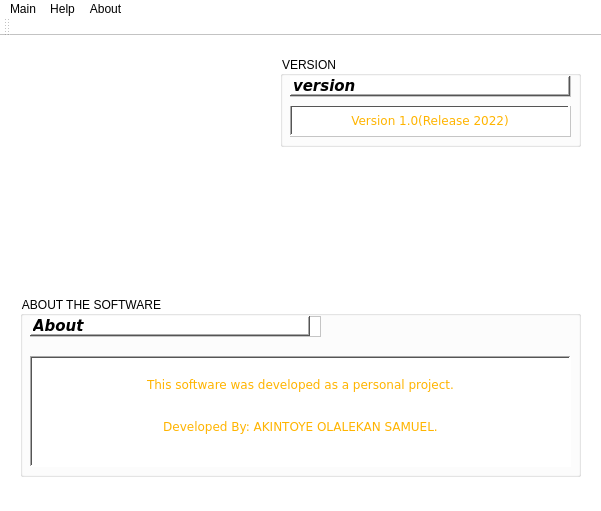
<?xml version="1.0" encoding="UTF-8"?>
<ui version="4.0">
 <class>MainWindow</class>
 <widget class="QMainWindow" name="MainWindow">
  <property name="windowModality">
   <enum>Qt::ApplicationModal</enum>
  </property>
  <property name="geometry">
   <rect>
    <x>0</x>
    <y>0</y>
    <width>601</width>
    <height>511</height>
   </rect>
  </property>
  <property name="sizePolicy">
   <sizepolicy hsizetype="MinimumExpanding" vsizetype="MinimumExpanding">
    <horstretch>0</horstretch>
    <verstretch>0</verstretch>
   </sizepolicy>
  </property>
  <property name="font">
   <font>
    <family>Verdana</family>
    <pointsize>12</pointsize>
   </font>
  </property>
  <property name="windowTitle">
   <string>Sofi 1.0 - About</string>
  </property>
  <property name="windowIcon">
   <iconset>
    <normaloff>:/newPrefix/images/RGU_logo.png</normaloff>:/newPrefix/images/RGU_logo.png</iconset>
  </property>
  <property name="toolTip">
   <string>Main Window</string>
  </property>
  <property name="toolTipDuration">
   <number>1</number>
  </property>
  <property name="styleSheet">
   <string notr="true">background-color: rgb(255, 255, 255);</string>
  </property>
  <property name="locale">
   <locale language="English" country="UnitedKingdom"/>
  </property>
  <property name="toolButtonStyle">
   <enum>Qt::ToolButtonTextOnly</enum>
  </property>
  <widget class="QWidget" name="centralwidget">
   <widget class="QWidget" name="verticalLayoutWidget_3">
    <property name="geometry">
     <rect>
      <x>20</x>
      <y>260</y>
      <width>561</width>
      <height>181</height>
     </rect>
    </property>
    <layout class="QVBoxLayout" name="verticalLayout_3">
     <item>
      <widget class="QGroupBox" name="groupBox_3">
       <property name="styleSheet">
        <string notr="true">border-color: rgb(170, 0, 255);</string>
       </property>
       <property name="title">
        <string>ABOUT THE SOFTWARE</string>
       </property>
       <widget class="QFrame" name="frame_4">
        <property name="geometry">
         <rect>
          <x>10</x>
          <y>20</y>
          <width>291</width>
          <height>21</height>
         </rect>
        </property>
        <property name="frameShape">
         <enum>QFrame::StyledPanel</enum>
        </property>
        <property name="frameShadow">
         <enum>QFrame::Raised</enum>
        </property>
        <widget class="QLabel" name="label_About">
         <property name="geometry">
          <rect>
           <x>0</x>
           <y>0</y>
           <width>280</width>
           <height>20</height>
          </rect>
         </property>
         <property name="font">
          <font>
           <family>Verdana</family>
           <pointsize>11</pointsize>
           <weight>75</weight>
           <italic>true</italic>
           <bold>true</bold>
          </font>
         </property>
         <property name="toolTipDuration">
          <number>1</number>
         </property>
         <property name="frameShape">
          <enum>QFrame::WinPanel</enum>
         </property>
         <property name="frameShadow">
          <enum>QFrame::Raised</enum>
         </property>
         <property name="lineWidth">
          <number>3</number>
         </property>
         <property name="text">
          <string>About</string>
         </property>
         <property name="scaledContents">
          <bool>true</bool>
         </property>
         <property name="indent">
          <number>1</number>
         </property>
        </widget>
       </widget>
       <widget class="QFrame" name="frame_2">
        <property name="geometry">
         <rect>
          <x>10</x>
          <y>60</y>
          <width>541</width>
          <height>111</height>
         </rect>
        </property>
        <property name="frameShape">
         <enum>QFrame::StyledPanel</enum>
        </property>
        <property name="frameShadow">
         <enum>QFrame::Raised</enum>
        </property>
        <widget class="QLabel" name="label_RGU_3">
         <property name="geometry">
          <rect>
           <x>0</x>
           <y>0</y>
           <width>541</width>
           <height>111</height>
          </rect>
         </property>
         <property name="font">
          <font>
           <family>Verdana</family>
           <pointsize>9</pointsize>
          </font>
         </property>
         <property name="cursor">
          <cursorShape>IBeamCursor</cursorShape>
         </property>
         <property name="toolTip">
          <string extracomment="About Software"/>
         </property>
         <property name="toolTipDuration">
          <number>1</number>
         </property>
         <property name="whatsThis">
          <string extracomment="About Software"/>
         </property>
         <property name="styleSheet">
          <string notr="true">color: rgb(255, 180, 0);</string>
         </property>
         <property name="frameShape">
          <enum>QFrame::WinPanel</enum>
         </property>
         <property name="frameShadow">
          <enum>QFrame::Sunken</enum>
         </property>
         <property name="lineWidth">
          <number>3</number>
         </property>
         <property name="midLineWidth">
          <number>1</number>
         </property>
         <property name="text">
          <string>This software was developed as a personal project.


Developed By: AKINTOYE OLALEKAN SAMUEL.

</string>
         </property>
         <property name="alignment">
          <set>Qt::AlignBottom|Qt::AlignHCenter</set>
         </property>
         <property name="wordWrap">
          <bool>true</bool>
         </property>
        </widget>
       </widget>
      </widget>
     </item>
    </layout>
   </widget>
   <widget class="QLabel" name="label_2">
    <property name="geometry">
     <rect>
      <x>29</x>
      <y>10</y>
      <width>231</width>
      <height>211</height>
     </rect>
    </property>
    <property name="toolTipDuration">
     <number>1</number>
    </property>
    <property name="text">
     <string/>
    </property>
    <property name="pixmap">
     <pixmap resource="assets/Image assets.qrc">:/newPrefix/logo.png</pixmap>
    </property>
    <property name="scaledContents">
     <bool>true</bool>
    </property>
    <property name="textInteractionFlags">
     <set>Qt::NoTextInteraction</set>
    </property>
   </widget>
   <widget class="QWidget" name="verticalLayoutWidget_5">
    <property name="geometry">
     <rect>
      <x>280</x>
      <y>20</y>
      <width>301</width>
      <height>91</height>
     </rect>
    </property>
    <layout class="QVBoxLayout" name="verticalLayout_5">
     <item>
      <widget class="QGroupBox" name="groupBox_version">
       <property name="styleSheet">
        <string notr="true">border-color: rgb(170, 0, 255);</string>
       </property>
       <property name="title">
        <string>VERSION</string>
       </property>
       <widget class="QFrame" name="frame_3">
        <property name="geometry">
         <rect>
          <x>10</x>
          <y>20</y>
          <width>281</width>
          <height>21</height>
         </rect>
        </property>
        <property name="frameShape">
         <enum>QFrame::StyledPanel</enum>
        </property>
        <property name="frameShadow">
         <enum>QFrame::Raised</enum>
        </property>
        <widget class="QLabel" name="label_version">
         <property name="geometry">
          <rect>
           <x>0</x>
           <y>0</y>
           <width>280</width>
           <height>20</height>
          </rect>
         </property>
         <property name="font">
          <font>
           <family>Verdana</family>
           <pointsize>11</pointsize>
           <weight>75</weight>
           <italic>true</italic>
           <bold>true</bold>
          </font>
         </property>
         <property name="toolTipDuration">
          <number>1</number>
         </property>
         <property name="frameShape">
          <enum>QFrame::WinPanel</enum>
         </property>
         <property name="frameShadow">
          <enum>QFrame::Raised</enum>
         </property>
         <property name="lineWidth">
          <number>3</number>
         </property>
         <property name="text">
          <string>version</string>
         </property>
         <property name="scaledContents">
          <bool>true</bool>
         </property>
         <property name="indent">
          <number>1</number>
         </property>
        </widget>
       </widget>
       <widget class="QFrame" name="frame_6">
        <property name="geometry">
         <rect>
          <x>10</x>
          <y>50</y>
          <width>281</width>
          <height>31</height>
         </rect>
        </property>
        <property name="frameShape">
         <enum>QFrame::StyledPanel</enum>
        </property>
        <property name="frameShadow">
         <enum>QFrame::Raised</enum>
        </property>
        <widget class="QLabel" name="label_3">
         <property name="geometry">
          <rect>
           <x>0</x>
           <y>-1</y>
           <width>280</width>
           <height>31</height>
          </rect>
         </property>
         <property name="font">
          <font>
           <family>Verdana</family>
           <pointsize>9</pointsize>
          </font>
         </property>
         <property name="cursor">
          <cursorShape>IBeamCursor</cursorShape>
         </property>
         <property name="toolTip">
          <string extracomment="Software version"/>
         </property>
         <property name="toolTipDuration">
          <number>1</number>
         </property>
         <property name="whatsThis">
          <string extracomment="Software version"/>
         </property>
         <property name="styleSheet">
          <string notr="true">color: rgb(255, 180, 0);</string>
         </property>
         <property name="frameShape">
          <enum>QFrame::WinPanel</enum>
         </property>
         <property name="frameShadow">
          <enum>QFrame::Sunken</enum>
         </property>
         <property name="lineWidth">
          <number>3</number>
         </property>
         <property name="midLineWidth">
          <number>1</number>
         </property>
         <property name="text">
          <string>Version 1.0(Release 2022)</string>
         </property>
         <property name="alignment">
          <set>Qt::AlignCenter</set>
         </property>
         <property name="wordWrap">
          <bool>true</bool>
         </property>
        </widget>
       </widget>
      </widget>
     </item>
    </layout>
   </widget>
  </widget>
  <widget class="QMenuBar" name="menubar">
   <property name="geometry">
    <rect>
     <x>0</x>
     <y>0</y>
     <width>601</width>
     <height>21</height>
    </rect>
   </property>
   <widget class="QMenu" name="menuVoice_Only">
    <property name="sizePolicy">
     <sizepolicy hsizetype="Expanding" vsizetype="Preferred">
      <horstretch>0</horstretch>
      <verstretch>0</verstretch>
     </sizepolicy>
    </property>
    <property name="font">
     <font>
      <pointsize>12</pointsize>
     </font>
    </property>
    <property name="cursor">
     <cursorShape>PointingHandCursor</cursorShape>
    </property>
    <property name="tabletTracking">
     <bool>true</bool>
    </property>
    <property name="focusPolicy">
     <enum>Qt::TabFocus</enum>
    </property>
    <property name="toolTip">
     <string>Voice Only Command</string>
    </property>
    <property name="toolTipDuration">
     <number>1</number>
    </property>
    <property name="autoFillBackground">
     <bool>false</bool>
    </property>
    <property name="locale">
     <locale language="English" country="UnitedKingdom"/>
    </property>
    <property name="tearOffEnabled">
     <bool>true</bool>
    </property>
    <property name="title">
     <string>Main</string>
    </property>
    <property name="toolTipsVisible">
     <bool>true</bool>
    </property>
   </widget>
   <widget class="QMenu" name="menu_About">
    <property name="font">
     <font>
      <pointsize>12</pointsize>
     </font>
    </property>
    <property name="cursor">
     <cursorShape>PointingHandCursor</cursorShape>
    </property>
    <property name="toolTip">
     <string>About</string>
    </property>
    <property name="toolTipDuration">
     <number>1</number>
    </property>
    <property name="locale">
     <locale language="English" country="UnitedKingdom"/>
    </property>
    <property name="title">
     <string>About</string>
    </property>
   </widget>
   <widget class="QMenu" name="menu_Help_2">
    <property name="font">
     <font>
      <pointsize>12</pointsize>
     </font>
    </property>
    <property name="cursor">
     <cursorShape>PointingHandCursor</cursorShape>
    </property>
    <property name="toolTip">
     <string>Help</string>
    </property>
    <property name="toolTipDuration">
     <number>1</number>
    </property>
    <property name="statusTip">
     <string>Help</string>
    </property>
    <property name="locale">
     <locale language="English" country="UnitedKingdom"/>
    </property>
    <property name="title">
     <string>Help</string>
    </property>
   </widget>
   <addaction name="menuVoice_Only"/>
   <addaction name="menu_Help_2"/>
   <addaction name="menu_About"/>
  </widget>
  <widget class="QStatusBar" name="statusbar"/>
  <widget class="QToolBar" name="toolBar">
   <property name="font">
    <font>
     <family>Verdana</family>
     <pointsize>12</pointsize>
    </font>
   </property>
   <property name="windowTitle">
    <string>toolBar</string>
   </property>
   <property name="toolTipDuration">
    <number>-1</number>
   </property>
   <attribute name="toolBarArea">
    <enum>TopToolBarArea</enum>
   </attribute>
   <attribute name="toolBarBreak">
    <bool>false</bool>
   </attribute>
  </widget>
 </widget>
 <resources>
  <include location="assets/Image assets.qrc"/>
 </resources>
 <connections/>
</ui>
